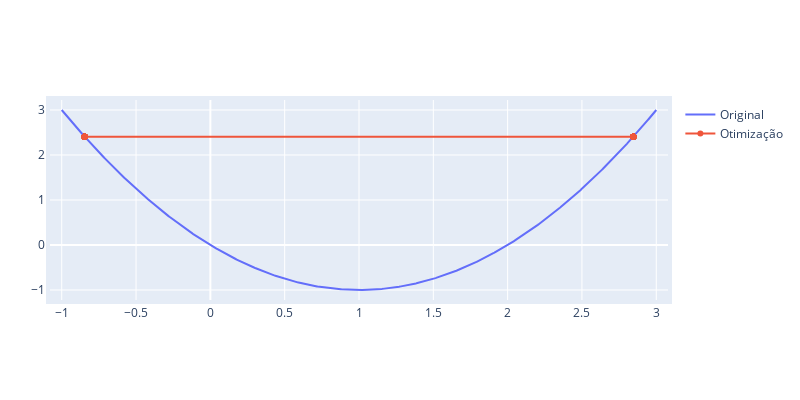

Here is the notebook cell this chart was saved with:
### Code cell
plot_optim2(x, objective_function(x), seed=43, learning_rate=1)

### Figure 1 — Plotly figure (JSON) as saved in the notebook; plotly's stock layout.template omitted (floating-point values rounded to 4 significant figures; data arrays with more than 128 entries replaced by an {"elided": "..."} marker saying what was removed)
{"data": [{"mode": "lines", "name": "Original", "type": "scatter", "x": {"elided": "1000 float values"}, "y": {"elided": "1000 float values"}}, {"hovertext": ["Inicio", "Iteração: 0", "Iteração: 1", "Iteração: 2", "Iteração: 3", "Iteração: 4", "Iteração: 5", "Iteração: 6", "Iteração: 7", "Iteração: 8", "Iteração: 9", "Iteração: 10", "Iteração: 11", "Iteração: 12", "Iteração: 13", "Iteração: 14", "Iteração: 15", "Iteração: 16", "Iteração: 17", "Iteração: 18", "Iteração: 19", "Iteração: 20", "Iteração: 21", "Iteração: 22", "Iteração: 23", "Iteração: 24", "Iteração: 25", "Iteração: 26", "Iteração: 27", "Iteração: 28", "Iteração: 29", "Iteração: 30", "Iteração: 31", "Iteração: 32", "Iteração: 33", "Iteração: 34", "Iteração: 35", "Iteração: 36", "Iteração: 37", "Iteração: 38", "Iteração: 39", "Iteração: 40", "Iteração: 41", "Iteração: 42", "Iteração: 43", "Iteração: 44", "Iteração: 45", "Iteração: 46", "Iteração: 47", "Iteração: 48", "Iteração: 49", "Iteração: 50", "Iteração: 51", "Iteração: 52", "Iteração: 53", "Iteração: 54", "Iteração: 55", "Iteração: 56", "Iteração: 57", "Iteração: 58", "Iteração: 59", "Iteração: 60", "Iteração: 61", "Iteração: 62", "Iteração: 63", "Iteração: 64", "Iteração: 65", "Iteração: 66", "Iteração: 67", "Iteração: 68", "Iteração: 69", "Iteração: 70", "Iteração: 71", "Iteração: 72", "Iteração: 73", "Iteração: 74", "Iteração: 75", "Iteração: 76", "Iteração: 77", "Iteração: 78", "Iteração: 79", "Iteração: 80", "Iteração: 81", "Iteração: 82", "Iteração: 83", "Iteração: 84", "Iteração: 85", "Iteração: 86", "Iteração: 87", "Iteração: 88", "Iteração: 89", "Iteração: 90", "Iteração: 91", "Iteração: 92", "Iteração: 93", "Iteração: 94", "Iteração: 95", "Iteração: 96", "Iteração: 97", "Iteração: 98", "Iteração: 99"], "mode": "lines+markers", "name": "Otimização", "type": "scatter", "x": [-0.8458, 2.846, -0.8458, 2.846, -0.8458, 2.846, -0.8458, 2.846, -0.8458, 2.846, -0.8458, 2.846, -0.8458, 2.846, -0.8458, 2.846, -0.8458, 2.846, -0.8458, 2.846, -0.8458, 2.846, -0.8458, 2.846, -0.8458, 2.846, -0.8458, 2.846, -0.8458, 2.846, -0.8458, 2.846, -0.8458, 2.846, -0.8458, 2.846, -0.8458, 2.846, -0.8458, 2.846, -0.8458, 2.846, -0.8458, 2.846, -0.8458, 2.846, -0.8458, 2.846, -0.8458, 2.846, -0.8458, 2.846, -0.8458, 2.846, -0.8458, 2.846, -0.8458, 2.846, -0.8458, 2.846, -0.8458, 2.846, -0.8458, 2.846, -0.8458, 2.846, -0.8458, 2.846, -0.8458, 2.846, -0.8458, 2.846, -0.8458, 2.846, -0.8458, 2.846, -0.8458, 2.846, -0.8458, 2.846, -0.8458, 2.846, -0.8458, 2.846, -0.8458, 2.846, -0.8458, 2.846, -0.8458, 2.846, -0.8458, 2.846, -0.8458, 2.846, -0.8458, 2.846, -0.8458, 2.846, -0.8458, 2.846, -0.8458], "y": [2.407, 2.407, 2.407, 2.407, 2.407, 2.407, 2.407, 2.407, 2.407, 2.407, 2.407, 2.407, 2.407, 2.407, 2.407, 2.407, 2.407, 2.407, 2.407, 2.407, 2.407, 2.407, 2.407, 2.407, 2.407, 2.407, 2.407, 2.407, 2.407, 2.407, 2.407, 2.407, 2.407, 2.407, 2.407, 2.407, 2.407, 2.407, 2.407, 2.407, 2.407, 2.407, 2.407, 2.407, 2.407, 2.407, 2.407, 2.407, 2.407, 2.407, 2.407, 2.407, 2.407, 2.407, 2.407, 2.407, 2.407, 2.407, 2.407, 2.407, 2.407, 2.407, 2.407, 2.407, 2.407, 2.407, 2.407, 2.407, 2.407, 2.407, 2.407, 2.407, 2.407, 2.407, 2.407, 2.407, 2.407, 2.407, 2.407, 2.407, 2.407, 2.407, 2.407, 2.407, 2.407, 2.407, 2.407, 2.407, 2.407, 2.407, 2.407, 2.407, 2.407, 2.407, 2.407, 2.407, 2.407, 2.407, 2.407, 2.407, 2.407]}], "layout": {"autosize": false, "height": 400, "margin": {"b": 100, "l": 50, "pad": 4, "r": 50, "t": 100}, "width": 800}}
